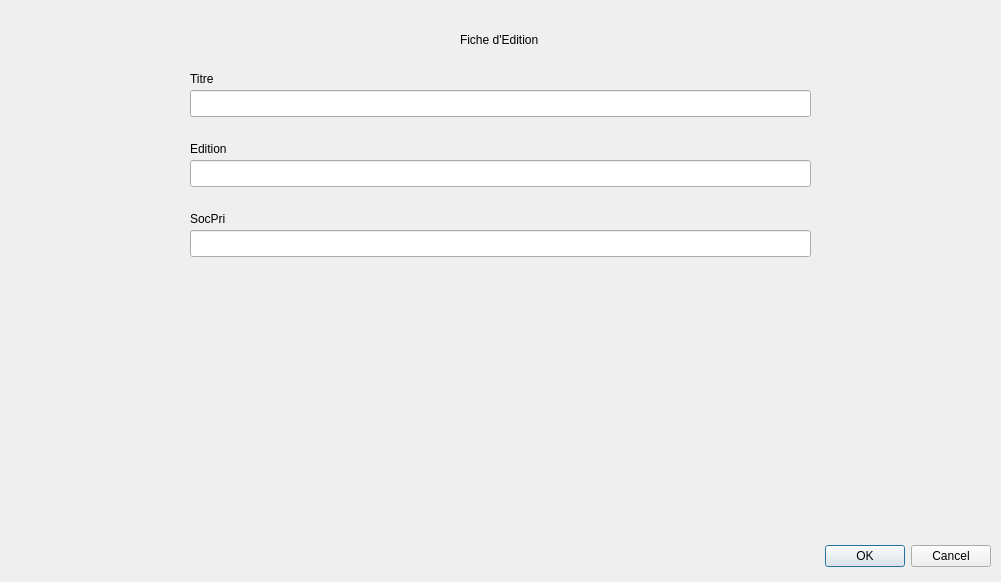
<?xml version="1.0" encoding="UTF-8"?>
<ui version="4.0">
 <class>Modify</class>
 <widget class="QDialog" name="Modify">
  <property name="geometry">
   <rect>
    <x>0</x>
    <y>0</y>
    <width>1001</width>
    <height>582</height>
   </rect>
  </property>
  <property name="windowTitle">
   <string>Dialog</string>
  </property>
  <widget class="QDialogButtonBox" name="updateButtonBox">
   <property name="geometry">
    <rect>
     <x>370</x>
     <y>540</y>
     <width>621</width>
     <height>32</height>
    </rect>
   </property>
   <property name="sizePolicy">
    <sizepolicy hsizetype="MinimumExpanding" vsizetype="MinimumExpanding">
     <horstretch>0</horstretch>
     <verstretch>0</verstretch>
    </sizepolicy>
   </property>
   <property name="orientation">
    <enum>Qt::Horizontal</enum>
   </property>
   <property name="standardButtons">
    <set>QDialogButtonBox::Cancel|QDialogButtonBox::Ok</set>
   </property>
   <property name="centerButtons">
    <bool>false</bool>
   </property>
  </widget>
  <widget class="QLineEdit" name="updateNom">
   <property name="geometry">
    <rect>
     <x>190</x>
     <y>90</y>
     <width>621</width>
     <height>27</height>
    </rect>
   </property>
  </widget>
  <widget class="QLabel" name="label">
   <property name="geometry">
    <rect>
     <x>460</x>
     <y>30</y>
     <width>101</width>
     <height>20</height>
    </rect>
   </property>
   <property name="text">
    <string>Fiche d'Edition</string>
   </property>
  </widget>
  <widget class="QLabel" name="labelNom">
   <property name="geometry">
    <rect>
     <x>190</x>
     <y>70</y>
     <width>41</width>
     <height>17</height>
    </rect>
   </property>
   <property name="text">
    <string>Titre</string>
   </property>
  </widget>
  <widget class="QLineEdit" name="updateEdition">
   <property name="geometry">
    <rect>
     <x>190</x>
     <y>160</y>
     <width>621</width>
     <height>27</height>
    </rect>
   </property>
  </widget>
  <widget class="QLabel" name="labelEdition">
   <property name="geometry">
    <rect>
     <x>190</x>
     <y>140</y>
     <width>61</width>
     <height>17</height>
    </rect>
   </property>
   <property name="text">
    <string>Edition</string>
   </property>
  </widget>
  <widget class="QLineEdit" name="updateSocPri">
   <property name="geometry">
    <rect>
     <x>190</x>
     <y>230</y>
     <width>621</width>
     <height>27</height>
    </rect>
   </property>
  </widget>
  <widget class="QLabel" name="labelSocPri">
   <property name="geometry">
    <rect>
     <x>190</x>
     <y>210</y>
     <width>61</width>
     <height>17</height>
    </rect>
   </property>
   <property name="text">
    <string>SocPri</string>
   </property>
  </widget>
 </widget>
 <resources/>
 <connections>
  <connection>
   <sender>updateButtonBox</sender>
   <signal>accepted()</signal>
   <receiver>Modify</receiver>
   <slot>accept()</slot>
   <hints>
    <hint type="sourcelabel">
     <x>248</x>
     <y>254</y>
    </hint>
    <hint type="destinationlabel">
     <x>157</x>
     <y>274</y>
    </hint>
   </hints>
  </connection>
  <connection>
   <sender>updateButtonBox</sender>
   <signal>rejected()</signal>
   <receiver>Modify</receiver>
   <slot>reject()</slot>
   <hints>
    <hint type="sourcelabel">
     <x>316</x>
     <y>260</y>
    </hint>
    <hint type="destinationlabel">
     <x>286</x>
     <y>274</y>
    </hint>
   </hints>
  </connection>
 </connections>
</ui>
